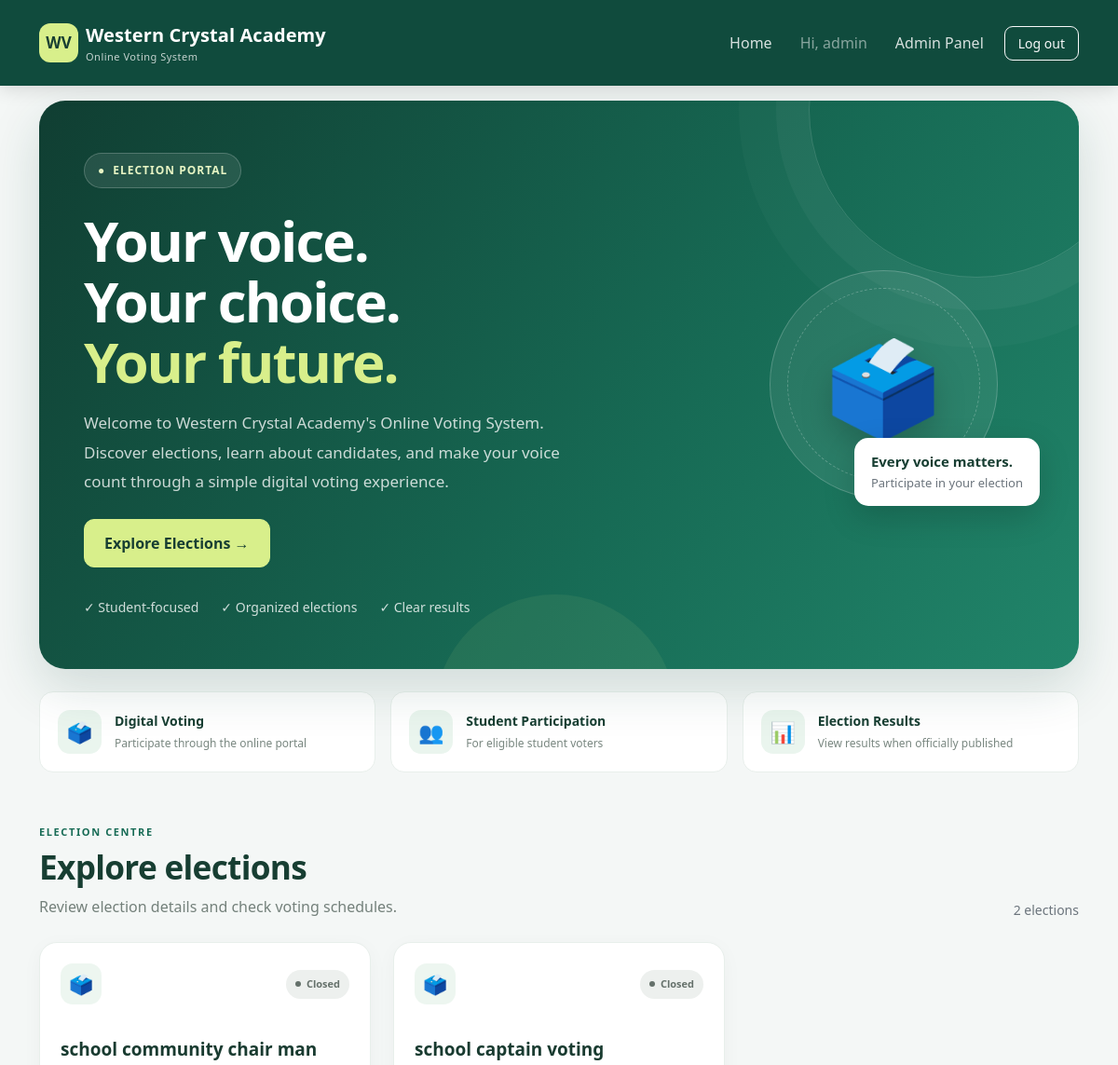
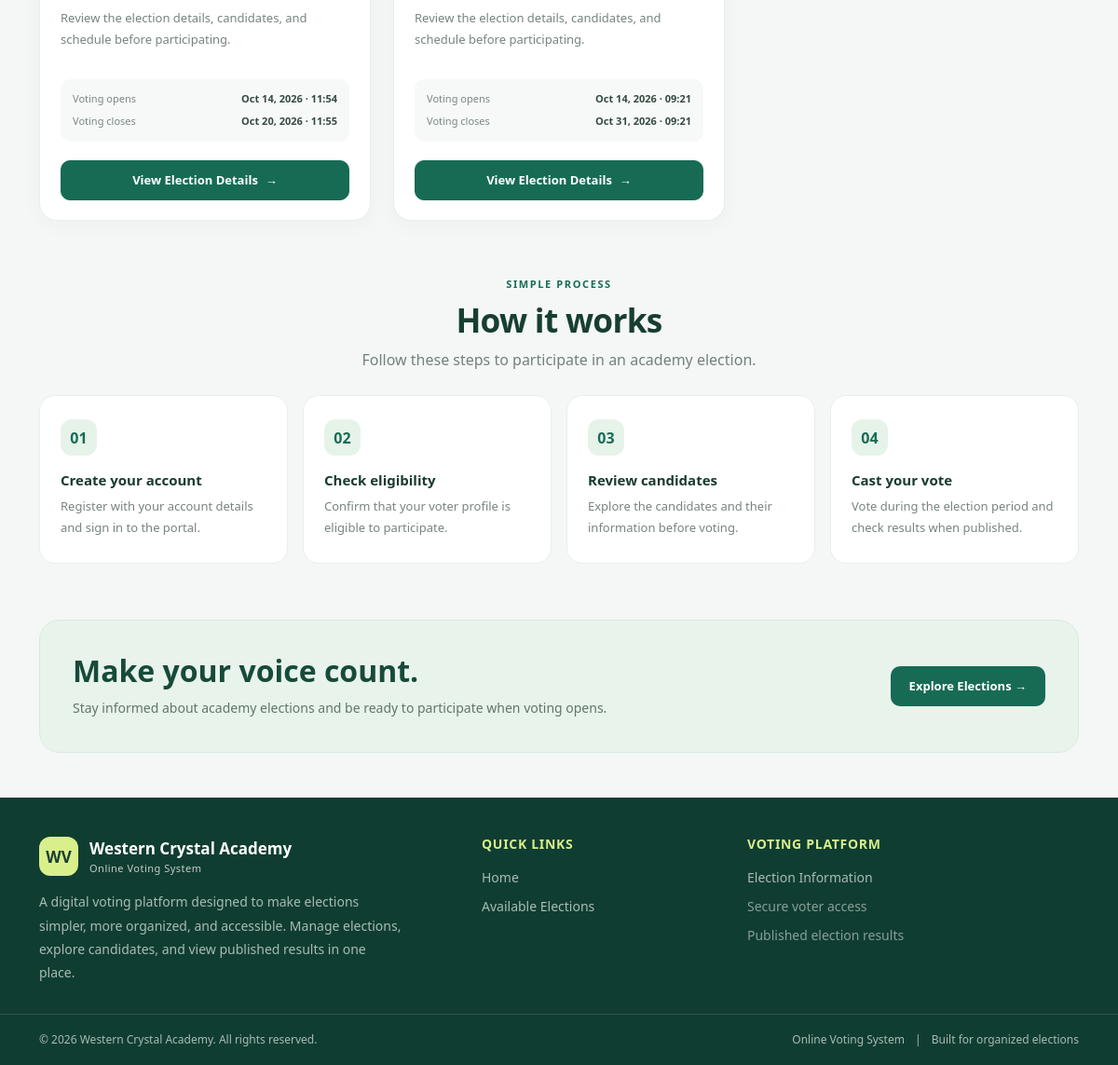
The app's page / (signed in) with its own data (2 pictures, top to bottom).
### voting/models.py (models this page shows, shortened)
class Election(models.Model):
    title = models.CharField(max_length=150)
    description = models.TextField(blank=True)
    opens_at = models.DateTimeField()
    closes_at = models.DateTimeField()
    is_published = models.BooleanField(default=False)
    results_published = models.BooleanField(default=False)
    created_at = models.DateTimeField(auto_now_add=True)
    class Meta:
        ordering = ["-opens_at"]
    @property
    def is_open(self):
        now = timezone.now()
        return (
            self.is_published
            and self.opens_at <= now <= self.closes_at
        )

### voting/views.py (the view)
# urls.py: path("", views.home, name="home"),
def home(request):
    elections = Election.objects.filter(
        is_published=True
    ).order_by("-opens_at")
    return render(
        request,
        "voting/home.html",
        {
            "elections": elections,
            "now": timezone.now(),
        },
    )

### templates/voting/home.html (shortened to what this page needs)
{% extends "base.html" %}
{% block content %}
<div class="home-page">
    <section class="home-hero animate-home">
        <div class="row align-items-center g-4">
            <div class="col-lg-8">
                <span class="hero-label">
                    <span>●</span> Election Portal
                </span>
                <h1 class="hero-title">
                    Your voice.<br>
                    Your choice.<br>
                    <span>Your future.</span>
                </h1>
                <p class="hero-description">
                    Welcome to Western Crystal Academy's Online Voting System.
                    Discover elections, learn about candidates, and make your
                    voice count through a simple digital voting experience.
                </p>
                <div class="hero-actions d-flex flex-wrap gap-2 mt-4">
                    {% if user.is_authenticated %}
                        <a class="btn hero-primary-btn"
                           href="#elections">
                            Explore Elections <span aria-hidden="true">→</span>
                        </a>
                    {% endif %}
                </div>
                <div class="d-flex flex-wrap gap-3 gap-lg-4 mt-4 pt-2 small"
                     style="color:rgba(255,255,255,.8)">
                    <span>✓ Student-focused</span>
                    <span>✓ Organized elections</span>
                    <span>✓ Clear results</span>
                </div>
            </div>
            <div class="col-lg-4">
                <div class="hero-visual">
                    <div class="ballot-art">
                        <div class="ballot-icon" aria-hidden="true">🗳️</div>
                    </div>
                    <div class="floating-note">
                        <strong>Every voice matters.</strong>
                        <span class="text-secondary">Participate in your election</span>
                    </div>
                </div>
            </div>
        </div>
    </section>
    <section class="info-strip">
        <div class="row g-3">
            <div class="col-sm-6 col-lg-4">
                <div class="info-item">
                    <div class="info-icon" aria-hidden="true">🗳️</div>
                    <div>
                        <strong>Digital Voting</strong>
                        <small>Participate through the online portal</small>
                    </div>
                </div>
            </div>
            <div class="col-sm-6 col-lg-4">
                <div class="info-item">
                    <div class="info-icon" aria-hidden="true">👥</div>
                    <div>
                        <strong>Student Participation</strong>
                        <small>For eligible student voters</small>
                    </div>
                </div>
            </div>
            <div class="col-sm-6 col-lg-4">
                <div class="info-item">
                    <div class="info-icon" aria-hidden="true">📊</div>
                    <div>
                        <strong>Election Results</strong>
                        <small>View results when officially published</small>
                    </div>
                </div>
            </div>
        </div>
    </section>
    <section id="elections" class="election-section">
        <div class="d-flex flex-wrap justify-content-between align-items-end gap-3 mb-4">
            <div>
                <p class="section-eyebrow">Election Centre</p>
                <h2 class="section-title">Explore elections</h2>
                <p class="section-description mb-0">
                    Review election details and check voting schedules.
                </p>
            </div>
            <div class="small text-secondary">
                {% if elections %}
                    {{ elections|length }} election{{ elections|length|pluralize }}
                {% else %}
                    Election portal
                {% endif %}
            </div>
        </div>
        <div class="row g-4">
            {% for election in elections %}
                <div class="col-md-6 col-xl-4">
                    <article class="election-card">
                        <div class="election-card-top">
                            <div class="d-flex align-items-center justify-content-between gap-2">
                                <div class="election-symbol" aria-hidden="true">
                                    🗳️
                                </div>
                                {% if not election.is_published %}
                                    <span class="status-badge status-closed">
                                        <span class="status-dot"></span>
                                        Unpublished
                                    </span>
                                {% elif election.is_open %}
                                    <span class="status-badge status-open">
                                        <span class="status-dot"></span>
                                        Voting Open
                                    </span>
                                {% elif election.opens_at > now %}
                                    <span class="status-badge status-upcoming">
                                        <span class="status-dot"></span>
                                        Upcoming
                                    </span>
                                {% else %}
                                    <span class="status-badge status-closed">
                                        <span class="status-dot"></span>
                                        Closed
                                    </span>
                                {% endif %}
                            </div>
                        </div>
                        <div class="election-card-body">
                            <h3>{{ election.title }}</h3>
                            <p class="election-description">
                                {{ election.description|default:"Review the election details, candidates, and schedule before participating."|truncatechars:135 }}
                            </p>
                            <div class="election-dates">
                                <div class="date-line">
                                    <span>Voting opens</span>
                                    <strong>{{ election.opens_at|date:"M d, Y · H:i" }}</strong>
                                </div>
                                <div class="date-line">
                                    <span>Voting closes</span>
                                    <strong>{{ election.closes_at|date:"M d, Y · H:i" }}</strong>
                                </div>
                            </div>
                            <a class="election-btn"
                               href="{% url 'election_detail' election.id %}">
                                View Election Details
                                <span aria-hidden="true">→</span>
                            </a>
                        </div>
                    </article>
                </div>
            {% endfor %}
        </div>
    </section>
    <section class="steps-section">
        <div class="text-center mb-4">
            <p class="section-eyebrow">Simple Process</p>
            <h2 class="section-title">How it works</h2>
            <p class="section-description">
                Follow these steps to participate in an academy election.
            </p>
        </div>
        <div class="row g-3">
            <div class="col-sm-6 col-lg-3">
                <div class="step-card">
                    <div class="step-number">01</div>
                    <h4>Create your account</h4>
                    <p>Register with your account details and sign in to the portal.</p>
                </div>
            </div>
            <div class="col-sm-6 col-lg-3">
                <div class="step-card">
                    <div class="step-number">02</div>
                    <h4>Check eligibility</h4>
                    <p>Confirm that your voter profile is eligible to participate.</p>
                </div>
            </div>
            <div class="col-sm-6 col-lg-3">
                <div class="step-card">
                    <div class="step-number">03</div>
                    <h4>Review candidates</h4>
                    <p>Explore the candidates and their information before voting.</p>
                </div>
            </div>
            <div class="col-sm-6 col-lg-3">
                <div class="step-card">
                    <div class="step-number">04</div>
                    <h4>Cast your vote</h4>
                    <p>Vote during the election period and check results when published.</p>
                </div>
            </div>
        </div>
    </section>
    <section class="home-cta">
        <div class="d-flex flex-column flex-lg-row align-items-lg-center justify-content-between gap-4">
            <div>
                <h2 class="mb-2">Make your voice count.</h2>
                <p>
                    Stay informed about academy elections and be ready to
                    participate when voting opens.
                </p>
            </div>
            {% if user.is_authenticated %}
                <a href="#elections" class="cta-btn">
                    Explore Elections →
                </a>
            {% else %}
                <a href="{% url 'login' %}" class="cta-btn">
                    Sign in to Continue →
                </a>
            {% endif %}
        </div>
    </section>
</div>
{% endblock %}

### templates/base.html (shortened to what this page needs)
<!doctype html>
<html lang="en">
<head>
    <link href="https://cdn.jsdelivr.net/npm/bootstrap@5.3.3/dist/css/bootstrap.min.css"
          rel="stylesheet">
</head>
<body>
<nav class="navbar navbar-expand-lg navbar-dark main-navbar">
    <div class="container">
        <a class="navbar-brand d-flex align-items-center gap-2"
           href="{% url 'home' %}">
            <span class="brand-mark">WV</span>
            <span>
                Western Crystal Academy
                <small class="d-block fw-normal opacity-75 brand-subtitle">
                    Online Voting System
                </small>
            </span>
        </a>
        <div class="collapse navbar-collapse" id="mainNavigation">
            <div class="navbar-nav ms-auto align-items-lg-center gap-lg-2">
                <a class="nav-link" href="{% url 'home' %}">
                    Home
                </a>
                {% if user.is_authenticated %}
                    <span class="navbar-text text-white-50 px-lg-2">
                        Hi, {{ user.username }}
                    </span>
                    {% if user.is_staff %}
                        <a class="nav-link" href="{% url 'admin:index' %}">
                            Admin Panel
                        </a>
                    {% endif %}
                    <form method="post" action="{% url 'logout' %}" class="m-0">
                        <button type="submit" class="btn btn-sm btn-outline-light btn-logout">
                            Log out
                        </button>
                    </form>
                {% endif %}
            </div>
        </div>
    </div>
</nav>
<main class="container page-main">
    {% block content %}{% endblock %}
</main>
<footer class="site-footer">
    <div class="container footer-main">
        <div class="row g-4">
            <div class="col-lg-5 col-md-6">
                <div class="footer-brand">
                    <span class="brand-mark">WV</span>
                    <span>
                        Western Crystal Academy
                        <small class="d-block fw-normal brand-subtitle opacity-75">
                            Online Voting System
                        </small>
                    </span>
                </div>
                <p class="footer-description mb-0">
                    A digital voting platform designed to make elections
                    simpler, more organized, and accessible. Manage elections,
                    explore candidates, and view published results in one place.
                </p>
            </div>
            <div class="col-lg-3 col-md-6">
                <h6 class="footer-heading">Quick Links</h6>
                <div class="footer-links">
                    <a href="{% url 'home' %}">Home</a>
                    {% if user.is_authenticated %}
                        <a href="{% url 'home' %}">Available Elections</a>
                    {% else %}
                        <a href="{% url 'login' %}">Voter Login</a>
                        <a href="{% url 'register' %}">Create an Account</a>
                    {% endif %}
                </div>
            </div>
            <div class="col-lg-4 col-md-6">
                <h6 class="footer-heading">Voting Platform</h6>
                <div class="footer-links">
                    <a href="{% url 'home' %}">Election Information</a>
                    <span class="text-white-50 small">
                        Secure voter access
                    </span>
                    <span class="text-white-50 small">
                        Published election results
                    </span>
                </div>
            </div>
        </div>
    </div>
    <div class="footer-bottom">
        <div class="container">
            <div class="row align-items-center gy-2">
                <div class="col-md-6 text-center text-md-start">
                    &copy; {% now "Y" %} Western Crystal Academy.
                    All rights reserved.
                </div>
                <div class="col-md-6 text-center text-md-end">
                    <span>Online Voting System</span>
                    <span class="mx-2">|</span>
                    <span>Built for organized elections</span>
                </div>
            </div>
        </div>
    </div>
</footer>
</body>
</html>

### records on screen
Election: is_published True (drawn), title "school community chair man", description "Review the election details, candidates, and schedule before participating.", opens_at "Oct 14, 2026 · 11:54", closes_at "Oct 20, 2026 · 11:55"
Election: is_published True (drawn), title "school captain voting", description "Review the election details, candidates, and schedule before participating.", opens_at "Oct 14, 2026 · 09:21", closes_at "Oct 31, 2026 · 09:21"

### other values on screen
{{ user.username }} "admin"
{{ elections|length }} "2"
